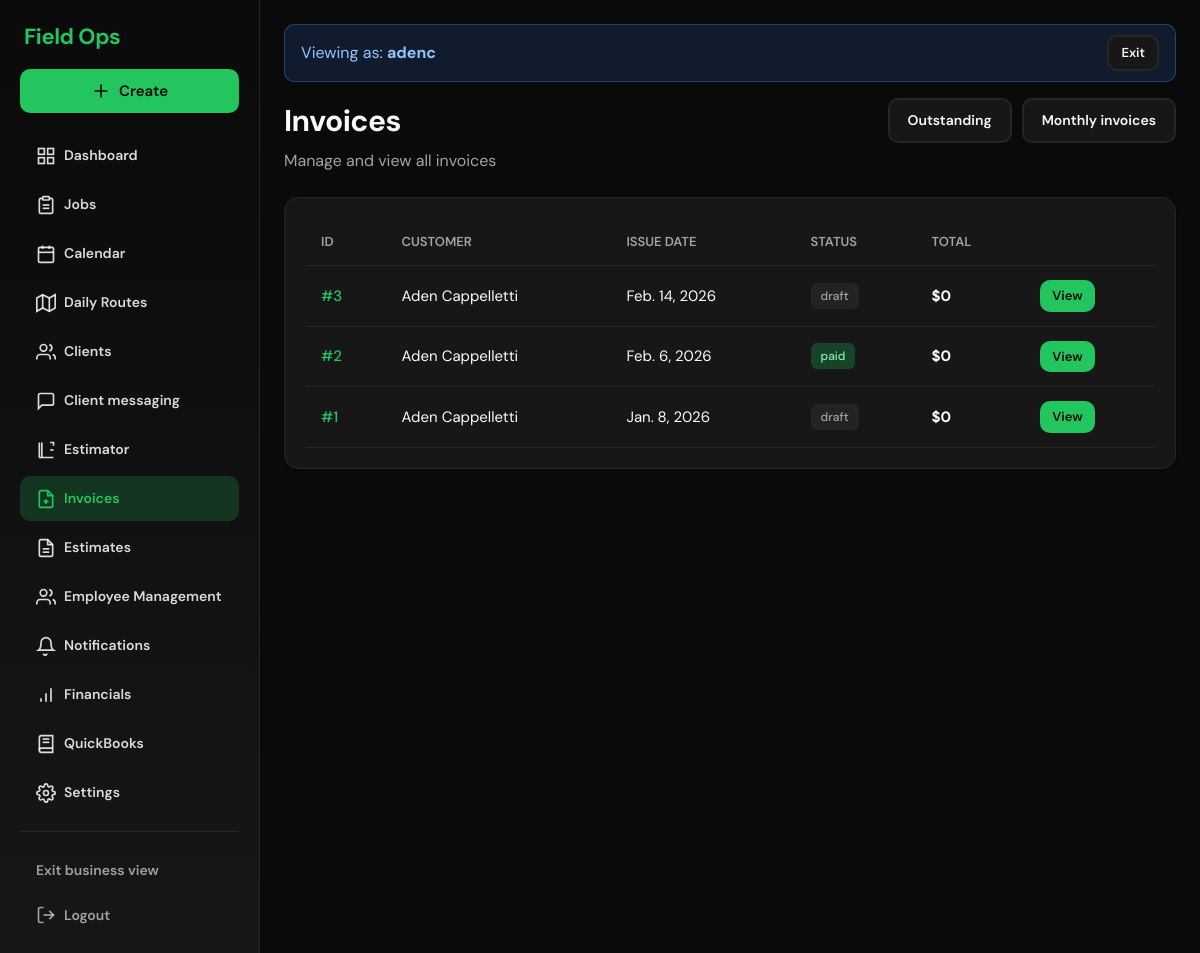
Page /billing/ (signed in) on the earlier database version.
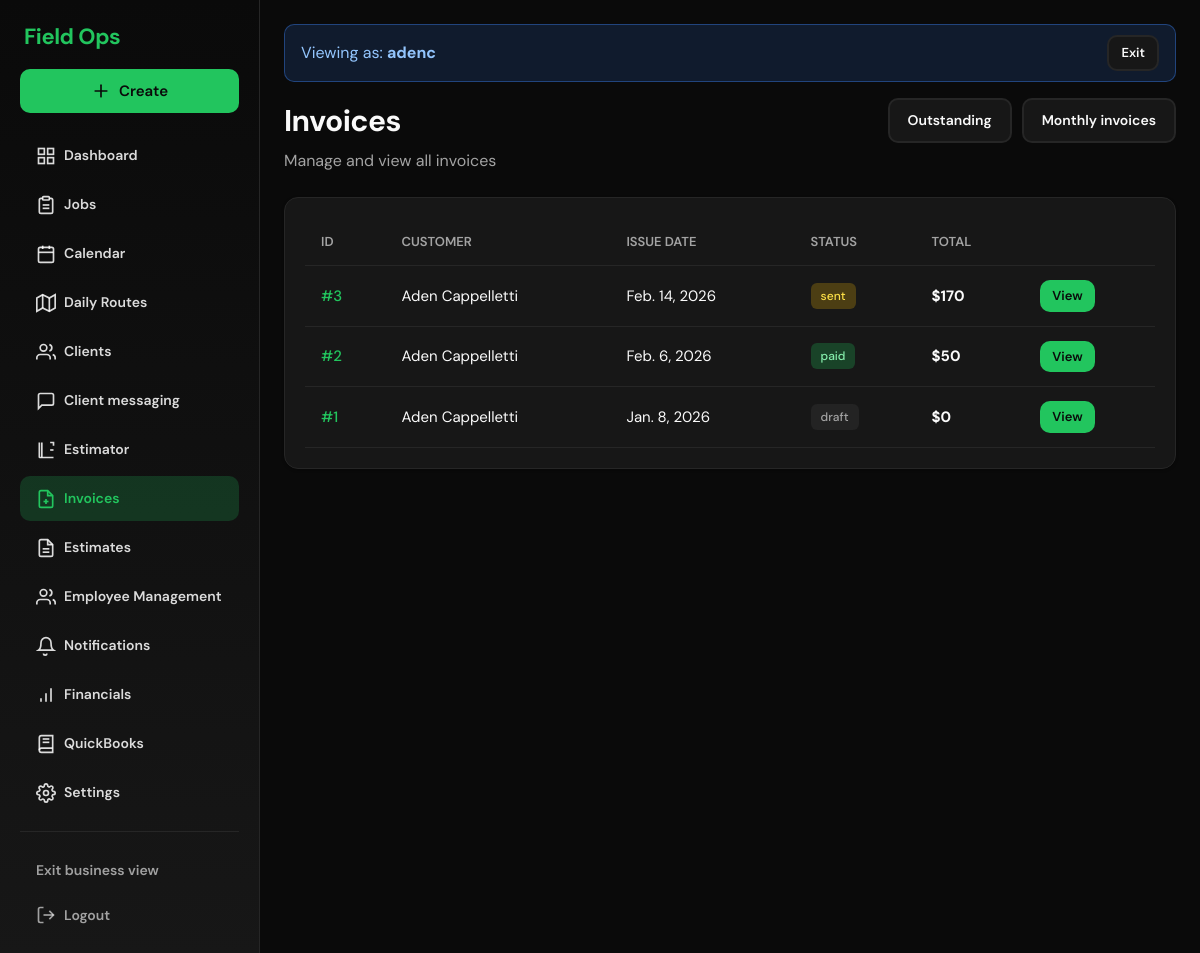
Same page on the later database version.
### billing/models.py (models this page shows, shortened)
class Invoice(models.Model):
    STATUS_CHOICES = [
        ("draft", "Draft"),
        ("sent", "Sent"),
        ("paid", "Paid"),
        ("void", "Void"),
    ]
    business = models.ForeignKey(
        Business,
        on_delete=models.CASCADE,
        related_name='invoices'
    )
    customer = models.ForeignKey(
        Customer,
        on_delete=models.CASCADE,
        related_name='invoices'
    )
    jobs = models.ManyToManyField(
        Job,
        blank=True,
        related_name='invoices'
    )
    status = models.CharField(
        max_length=20,
        choices=STATUS_CHOICES,
        default='draft'
    )
    issue_date = models.DateField(auto_now_add=True)
    due_date = models.DateField(null=True, blank=True)
    subtotal = models.DecimalField(
        max_digits=10,
        decimal_places=2,
        default=0
    )
    tax = models.DecimalField(
        max_digits=10,
        decimal_places=2,
        default=0
    )
    total = models.DecimalField(
        max_digits=10,
        decimal_places=2,
        default=0
    )
    job = models.OneToOneField(
        "jobs.Job",
        on_delete=models.SET_NULL,
        null=True,
        blank=True,
        related_name="invoice",
    )
    period_start = models.DateField(null=True, blank=True)
    period_end = models.DateField(null=True, blank=True)
    quickbooks_invoice_id = models.CharField(
        max_length=32,
        blank=True,
        null=True,
        help_text='QuickBooks Online Invoice Id after push',
    )
    payment_token = models.CharField(
        max_length=64,
        unique=True,
        blank=True,
        null=True,
        help_text="Secret token for the customer 'mark as paid' link. Set when invoice is sent.",
    )
    approved_at = models.DateTimeField(
        null=True,
        blank=True,
        help_text="When the owner approved and sent this invoice (audit).",
    )
    approved_by = models.ForeignKey(
        settings.AUTH_USER_MODEL,
        on_delete=models.SET_NULL,
        null=True,
        blank=True,
        related_name="invoices_approved",
        help_text="Owner who approved and sent this invoice (audit).",
    )
    last_reminder_at = models.DateTimeField(
        null=True,
        blank=True,
        help_text="When a payment reminder email was last sent (for automated reminders).",
    )

### customers/models.py (models this page shows, shortened)
class Customer(models.Model):
    business = models.ForeignKey(
        Business,
        on_delete=models.CASCADE,
        related_name='customers'
    )
    name = models.CharField(max_length=255)
    phone = models.CharField(max_length=20, blank=True)
    alt_phone = models.CharField(max_length=20, blank=True, verbose_name='Alternate phone')
    email = models.EmailField(blank=True)
    COMMUNICATION_PREFERENCE_CHOICES = [
        ("", "— Not set —"),
        ("email", "Email"),
        ("sms", "Text (SMS)"),
        ("both", "Email and Text"),
    ]
    communication_preference = models.CharField(
        max_length=10,
        choices=COMMUNICATION_PREFERENCE_CHOICES,
        default="",
        blank=True,
        help_text="How this client prefers to be contacted.",
    )
    address_line1 = models.CharField(max_length=255, blank=True, verbose_name='Address')
    address_line2 = models.CharField(max_length=255, blank=True, verbose_name='Address line 2')
    city = models.CharField(max_length=100, blank=True)
    state = models.CharField(max_length=50, blank=True)
    postal_code = models.CharField(max_length=20, blank=True, verbose_name='ZIP / Postal code')
    notes = models.TextField(blank=True)
    INVOICE_FREQUENCY_CHOICES = [
        ("", "Ask each time (choose when job is completed)"),
        ("per_service", "Per service — invoice when each job is completed"),
        ("monthly", "Monthly — add completed jobs to a monthly invoice"),
    ]
    invoice_frequency = models.CharField(
        max_length=20,
        choices=INVOICE_FREQUENCY_CHOICES,
        default="",
        blank=True,
        help_text="When to send invoices for this client. Leave blank to choose per job.",
    )
    monthly_invoice_send_day = models.PositiveSmallIntegerField(
        null=True,
        blank=True,
        validators=[MinValueValidator(1), MaxValueValidator(28)],
        help_text="For monthly clients: day of month to send the invoice (1–28). E.g. 1 = 1st, 15 = 15th. Leave blank to send manually.",
    )
    invoice_due_days = models.PositiveSmallIntegerField(
        null=True,
        blank=True,
        validators=[MinValueValidator(0), MaxValueValidator(365)],
        help_text="Override due date for this client: days from issue date (e.g. 15 = Net 15). Leave blank to use business default.",
    )
    created_at = models.DateTimeField(auto_now_add=True)
    updated_at = models.DateTimeField(auto_now=True)
    def __str__(self):
        return self.name

### billing/views.py (the view)
# urls.py: path("", views.invoice_list, name="invoice_list"),
@role_required("owner")
def invoice_list(request):
    business = getattr(request.user, "business", None)
    qs = Invoice.objects.select_related("customer")
    if business:
        qs = qs.filter(business=business)
    invoices = qs.order_by("-issue_date", "-id")[:100]
    return render(request, "billing/invoice_list.html", {"invoices": invoices})

### accounts/context_processors.py (called while the page is built)
def notification_unread_count(request):
    if request.user.is_authenticated:
        return {
            "notification_unread_count": Notification.objects.filter(
                to_user=request.user, read_at__isnull=True
            ).count(),
        }
    return {"notification_unread_count": 0}

### billing/templatetags/billing_filters.py (called while the page is built)
@register.filter
def currency(value):
    if value is None:
        return "$0"
    try:
        n = float(value)
        s = f"{n:.2f}".rstrip("0").rstrip(".")
        return f"${s}" if s else "$0"
    except (TypeError, ValueError):
        return str(value)

### billing/templates/billing/invoice_list.html (shortened to what this page needs)
{% extends "base.html" %}
{% load billing_filters %}
{% block content %}
<div class="page-header" style="display: flex; justify-content: space-between; align-items: flex-start; flex-wrap: wrap; gap: 16px;">
  <div>
    <h1>Invoices</h1>
    <p>Manage and view all invoices</p>
  </div>
  <div style="display: flex; gap: 10px;">
    <a href="{% url 'billing:outstanding_invoices' %}" class="btn btn-secondary">Outstanding</a>
    <a href="{% url 'billing:monthly_invoice_list' %}" class="btn btn-secondary">Monthly invoices</a>
  </div>
</div>
<div class="card">
  <table class="data-table">
    <thead>
      <tr>
        <th>ID</th>
        <th>Customer</th>
        <th>Issue Date</th>
        <th>Status</th>
        <th>Total</th>
        <th></th>
      </tr>
    </thead>
    <tbody>
      {% for inv in invoices %}
      <tr>
        <td><a href="{% url 'billing:invoice_detail' inv.id %}" class="link-primary">#{{ inv.id }}</a></td>
        <td>{{ inv.customer }}</td>
        <td>{{ inv.issue_date }}</td>
        <td><span class="badge badge-{{ inv.status|lower }}">{{ inv.status }}</span></td>
        <td><strong>{{ inv.total|currency }}</strong></td>
        <td>
          <a href="{% url 'billing:invoice_detail' inv.id %}" class="btn btn-primary btn-sm">View</a>
        </td>
      </tr>
      {% empty %}
      <tr>
        <td colspan="6" style="text-align: center; padding: 32px; color: var(--text-muted);">
          No invoices yet.
        </td>
      </tr>
      {% endfor %}
    </tbody>
  </table>
</div>
{% endblock %}

Differences in the rows shown:
changed Invoice id 3: status "draft" → "sent"; total "$0" → "$170"
changed Invoice "Feb. 6, 2026": total "$0" → "$50"
